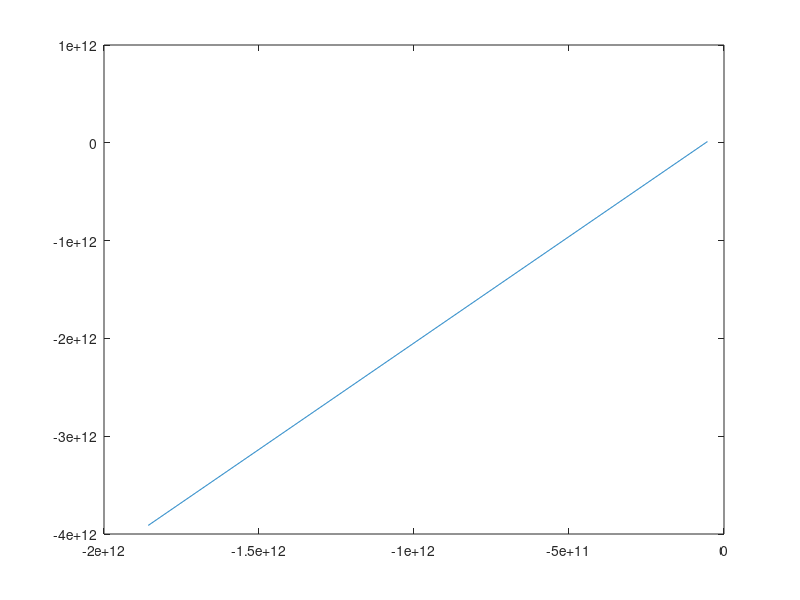

Source code (MATLAB):
% Initialize the workspace
clear all
close all

% Constants
G = 6.67E-11;
M_sun = 1.99E30;
AU = 149597870700;
dt = 1; % day
N = 1E3;

% Initial Astronomical Data
m_mercury = 3.302E23;                                   % kg
x0_mercury = (-3.589070923093208E-01)*AU;               % m
y0_mercury = (8.140221586479408E-02)*AU;                % m
r0_mercury = sqrt((x0_mercury^2)+(y0_mercury^2));       % m
vx0_mercury = (-1.205489207680449E-02)*AU;              % m/day
vy0_mercury = (-2.623106213623277E-02)*AU;              % m/day

% Initialize
x_mercury = [];
x_mercury(1) = x0_mercury;
y_mercury = [];
y_mercury(1) = y0_mercury;
vx_mercury = [];
vx_mercury(1) = vx0_mercury;
vy_mercury = [];
vy_mercury(1) = vy0_mercury;

for t = 1:N
  vx_mercury(t+dt) = vx_mercury(t) + dt*((-G*M_sun)/(((x_mercury(t))^2)+((y_mercury(t))^2))^(3/2))*x_mercury(t);
  x_mercury(t+dt) = x_mercury(t) + dt*vx_mercury(t+dt);
  vy_mercury(t+dt) = vy_mercury(t) + dt*((-G*M_sun)/(((x_mercury(t))^2)+((y_mercury(t))^2))^(3/2))*y_mercury(t);
  y_mercury(t+dt) = y_mercury(t) + dt*vy_mercury(t+dt);
end

plot(x_mercury,y_mercury)

